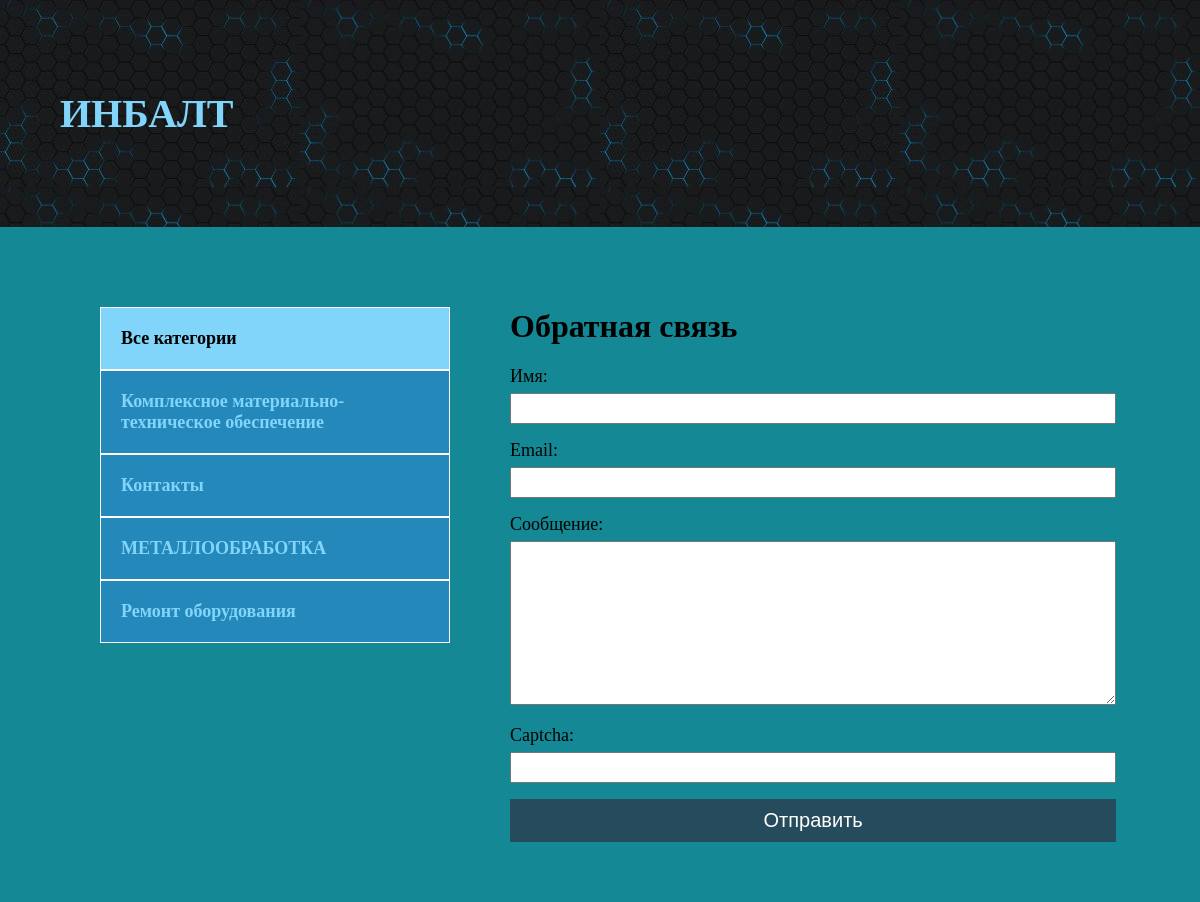
Page /contact/ on the committed database.
### blog/models.py (models this page shows, shortened)
class Category(models.Model):
    name = models.CharField(max_length=255, verbose_name='Категория')
    slug = models.SlugField(max_length=255, unique=True, verbose_name='URL')
    def get_absolute_url(self):
        return reverse('category', kwargs={'cat_slug': self.slug})
    class Meta:
        verbose_name = "Категорию"
        verbose_name_plural = "Категории"

### blog/views.py (the view, shortened to what this page needs)
# urls.py: path('contact/', ContactFormView.as_view(), name='contact'),
class ContactFormView(DataMixin, FormView):
    form_class = ContactForm
    template_name = 'blog/contact.html'
    success_url = reverse_lazy('index')
    def get_context_data(self, *, object_list=None, **kwargs):
        context = super().get_context_data(**kwargs)
        c_def = self.get_user_context(title='Обратная связь')
        return dict(list(context.items()) + list(c_def.items()))

### blog/forms.py
class ContactForm(forms.Form):
    name = forms.CharField(label='Имя', max_length=255)
    email = forms.EmailField(label='Email')
    content = forms.CharField(label='Сообщение', widget=forms.Textarea(attrs={'cols': 60, 'rows': 10}))
    captcha = CaptchaField()

### blog/utils.py (called while the page is built)
    def get_user_context(self, **kwargs):
        context = kwargs
        cats = Category.objects.annotate(Count('blog'))
        user_menu = menu.copy()
        if not self.request.user.is_authenticated:
            user_menu.pop(0)
        context['menu'] = user_menu
        context['cats'] = cats
        if 'cat_selected' not in context:
            context['cat_selected'] = 0
        return context

### blog/templates/blog/contact.html (shortened to what this page needs)
{% extends 'blog/base.html' %}
{% block content %}
<h1>{{ title }}</h1>
<form method="post">
    {{ form.as_p }}
  <button>Отправить</button>
</form>
{% endblock %}

### blog/templates/blog/base.html (shortened to what this page needs)
<!DOCTYPE html>
{% load blog_tags %}
{% load static %}
<html lang="en">
<head>
    <link rel="stylesheet" href="{% static 'css/style.css' %}">
</head>
<body>
    <div class="header">
        <div class="wrap">
          <ul class="mainmenu">
              <li class="ИНБАЛТ"><a href="{% url 'index' %}"><h1>ИНБАЛТ</h1></a></li>
          </ul>
        </div>
    </div>
    <div class="content">
        <div class="wrap">
          <div class="sidebar">
                <ul>
                    {% if cat_selected == 0 %}
                    <li class="selected">Все категории</li>
                    {% else %}
                    <li><a href="{% url 'index' %}">Все категории</a></li>
                    {% endif %}
                    {% for c in cats %}
                        {% if c.blog__count > 0 %}
                            {% if c.pk == cat_selected %}
                            <li class="selected">{{ c.name }}</li>
                            {% else %}
                            <li><a href="{{ c.get_absolute_url }}">{{ c.name }}</a></li>
                            {% endif %}
                        {% endif %}
                    {% endfor %}
                </ul>
          </div>
          <div class="main">
              {% block content %}
              {% endblock %}
          </div>
        </div>
    </div>
</body>

### blog/static/css/style.css (style rules this page uses)
body { margin: 0; padding: 0; background: url(static/blog/Phon.jpg); background-attachment: fixed; font-family: Times New Roman, Geneva, Tahoma, sans-serif; }
.wrap { max-width: 1400px; margin: 0 auto; text-decoration: #134c69; }
.content .wrap { background: #158895; padding: 60px; box-sizing: border-box; display: flex; }
ul { list-style: none; }
a { color: #81d4fa; text-decoration: none; padding: 20px; }
.header { background: #6b616108; padding: 20px; }
.mainmenu { display: flex; align-items: center; font-size: 20px; font-weight: bold; justify-content: space-between; }
.sidebar ul { width: 350px; margin-right: 60px; margin-top: 20px; }
.sidebar a { padding: 20px; display: block; border: 1px solid #FFF; background: #2488ba; font-weight: bold; font-size: 18px; }
.selected { font-size: 18px; padding: 20px; border: 1px solid #FFF; font-weight: bold; background: #81d4fa; }
button { background: #264b5d; color: #FFF; width: 100%; padding: 10px; font-size: 20px; border: none; cursor: pointer; }
form label { font-size: 18px; }
input, textarea { width: 100%; margin-top: 6px; padding: 6px; box-sizing: border-box; }
label { font-size: 20px; }

### blog/templates/blog/base.html (style rules this page uses)
body { background:url(static/blog/Phon.jpg) }

### rows in the picture
Category: name "Комплексное материально-техническое обеспечение"
Category: name "Контакты"
Category: name "МЕТАЛЛООБРАБОТКА"
Category: name "Ремонт оборудования"

### other values in the picture
{{ title }} "Обратная связь"
